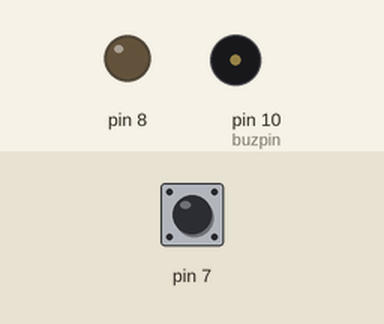
Simulated run of this sketch. Board: Arduino Uno, built with avr-gcc and run on an emulated ATmega328P. Shown: output pins drawn as LEDs (lit = HIGH), buzzer (waves = sounding). Inputs (shaded band) come from the test bench; at power-on: pin 7 HIGH. What the sketch prints to the serial monitor is not drawn.

Above: at 1.2 s.
1.3 s: pin 7 pulled LOW for 0.15 s
At 1.47 s:
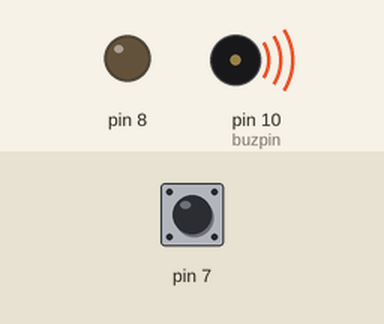
3.1 s: pin 7 pulled LOW for 3.2 s
At 7.4 s:
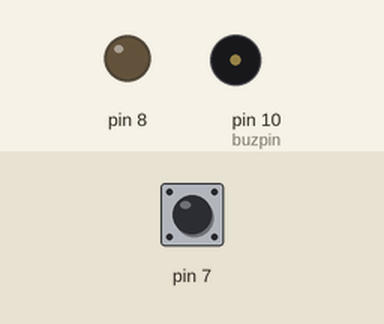
Timing chart, 0 to 8.9 s (numbered marks = the images above; inputs shaded):
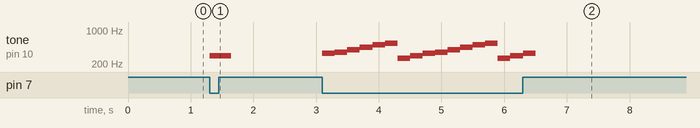

Measured:
- after the input at 1.3 s, tone on pin 10 (buzpin): silent → 297 Hz at once, → silent 0.35 s later
- after the input at 3.1 s, tone on pin 10 (buzpin): silent → 330 Hz at once, then repeats every 1.6 s: 352 Hz 0.20 s, 396 Hz 0.20 s, 440 Hz 0.20 s, 495 Hz 0.20 s, 528 Hz 0.20 s, 264 Hz 0.20 s, 297 Hz 0.20 s, 330 Hz 0.20 s, until it stays silent from 6.5 s

The sketch:

Tone_Generator_V2.ino
```cpp
#define satu 264
#define dua 297
#define tiga 330
#define empat 352
#define lima 396
#define enam 440
#define tujuh 495
#define delapan 528

int lagu2[] = {satu, dua, tiga, empat, lima, enam, tujuh, delapan};
int tempo2[] = {200, 500, 200, 500, 200,500, 200, 500};

bool lagu1stat = true;
bool next = 1;
uint8_t buzpin = 10;
void setup() {
  Serial.begin(115200);
  pinMode(8,OUTPUT);
  digitalWrite(8,LOW);

  pinMode(buzpin, OUTPUT);
  pinMode(7, INPUT_PULLUP);
}

void loop() {
  if (digitalRead(7) == LOW){ lagu1stat = true;}
  else{lagu1stat = false;}
  Serial.println(lagu1stat);

  if (lagu1stat){
  la1();}
//  delay(2000);
//  la2();
}

uint8_t count = 0;
unsigned long pM = 0;
int lagu[] = {satu, dua, tiga, empat, lima, enam, tujuh, delapan};
int tempo[] = {200, 200, 200, 200, 200,200, 200, 200};
int notcount = 7;

  void la1(){
    int cM = millis();
    if (next && count <= notcount){
      tone(buzpin, lagu[count], tempo[count]);
      if(cM - pM >= tempo[count]){
        pM = cM;
        if(count <= notcount){
          count++;
//          Serial.println("count = " + String(count));
          next = true;
        }
//        else {next = false; count == 0; Serial.println("reset count = " + String(count));}
      }
    }
    else if (count >= notcount){count = 0; Serial.println("reset count = " + String(count)); lagu1stat = false;}
  }


  void la2(){
    int cM = millis();
    Serial.println(cM);

    if (next && count <=7){
      tone(buzpin, lagu2[count], tempo2[count]);

    if(cM - pM >= tempo2[count]){
      pM = cM;
      if(count <= 7){
      count++;
      Serial.println(count);
       next = true;
      }
      else {next = false;}
    }
    }
    else{ noTone(buzpin);}
  }
```
